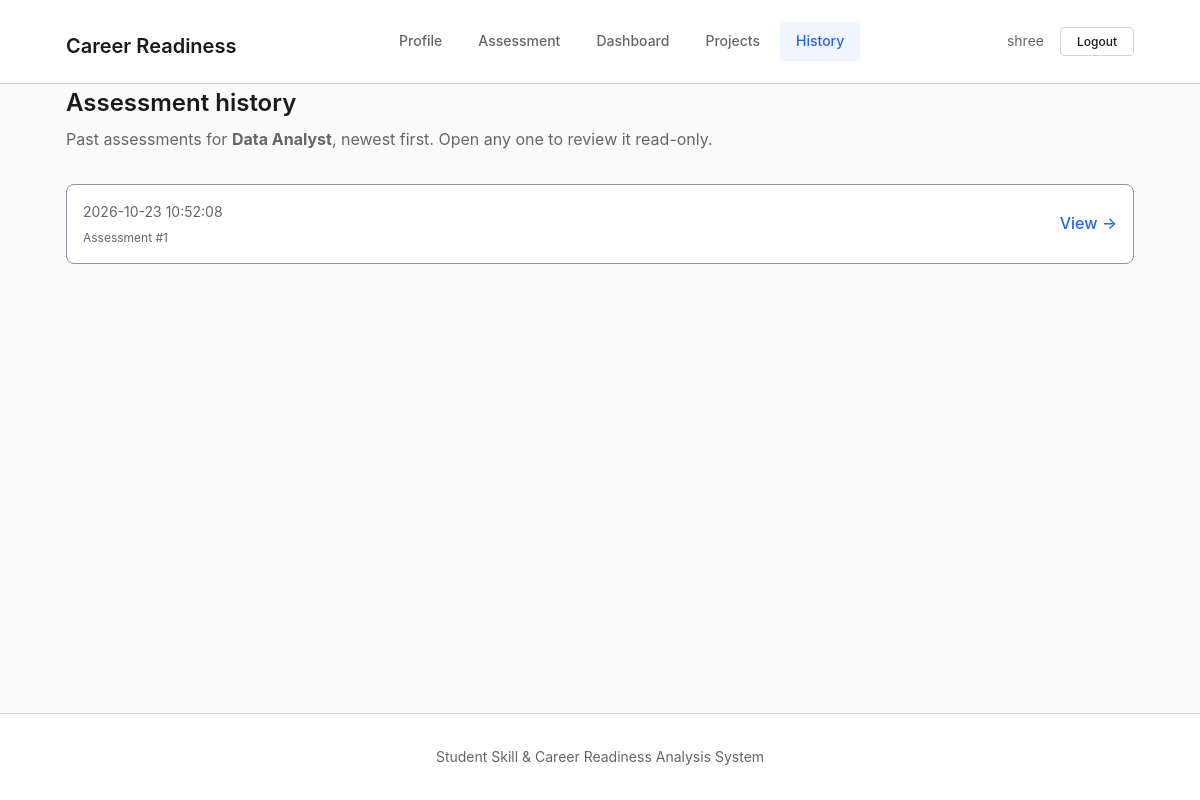
The page /history (signed in) on the database its author committed.
### tables this page shows
CREATE TABLE students (
    id INTEGER PRIMARY KEY AUTOINCREMENT,
    name TEXT NOT NULL,
    email TEXT UNIQUE NOT NULL,
    password_hash TEXT NOT NULL,
    department TEXT,
    study_year INTEGER,
    career_goal TEXT,
    created_at TIMESTAMP DEFAULT CURRENT_TIMESTAMP
);

CREATE TABLE roles (
    id INTEGER PRIMARY KEY AUTOINCREMENT,
    name TEXT NOT NULL UNIQUE,
    description TEXT
);

CREATE TABLE assessments (
    id INTEGER PRIMARY KEY AUTOINCREMENT,
    student_id INTEGER NOT NULL,
    role_id INTEGER NOT NULL,
    created_at TIMESTAMP DEFAULT CURRENT_TIMESTAMP,
    FOREIGN KEY (student_id) REFERENCES students(id) ON DELETE CASCADE,
    FOREIGN KEY (role_id) REFERENCES roles(id) ON DELETE CASCADE
);

### app.py (the view)
@app.route('/history')
@login_required
def history():
    user_id = session['user_id']
    user = auth_service.get_user_by_id(user_id)
    if not user['career_goal']:
        flash('Please select a target role in your profile first.', 'error')
        return redirect(url_for('profile'))
    role = auth_service.get_role_by_name(user['career_goal'])
    assessments = scoring_service.get_assessment_history(user_id, role['id'])
    return render_template('history.html', assessments=assessments, role=role)

### app.py (called while the page is built)
@app.context_processor
def inject_current_user():
    user_id = session.get('user_id')
    if user_id:
        user = auth_service.get_user_by_id(user_id)
        return {'current_user': user}
    return {'current_user': None}

@app.context_processor
def inject_nav_pages():
    pages = [
        ('profile', 'Profile'),
        ('assessment', 'Assessment'),
        ('dashboard', 'Dashboard'),
        ('projects', 'Projects'),
        ('history', 'History'),
    ]
    return {'nav_pages': pages}

def login_required(f):
    from functools import wraps
    @wraps(f)
    def decorated_function(*args, **kwargs):
        user_id = session.get('user_id')
        if not user_id or not auth_service.get_user_by_id(user_id):
            session.clear()
            flash('Please log in to access this page.', 'error')
            return redirect(url_for('login'))
        return f(*args, **kwargs)
    return decorated_function

### services/auth.py (called while the page is built)
    def _get_conn(self):
        conn = sqlite3.connect(self.db_path)
        conn.execute("PRAGMA foreign_keys = ON")
        conn.row_factory = sqlite3.Row
        return conn

    def get_user_by_id(self, user_id):
        conn = self._get_conn()
        try:
            cursor = conn.cursor()
            cursor.execute("SELECT * FROM students WHERE id = ?", (user_id,))
            user = cursor.fetchone()
            return dict(user) if user else None
        finally:
            conn.close()

    def get_role_by_name(self, name):
        conn = self._get_conn()
        try:
            cursor = conn.cursor()
            cursor.execute("SELECT * FROM roles WHERE name = ?", (name,))
            row = cursor.fetchone()
            return dict(row) if row else None
        finally:
            conn.close()

### services/scoring.py (called while the page is built)
    def _get_conn(self):
        conn = sqlite3.connect(self.db_path)
        conn.execute("PRAGMA foreign_keys = ON")
        conn.row_factory = sqlite3.Row
        return conn

    def get_assessment_history(self, student_id: int, role_id: int) -> List[Dict[str, Any]]:
        conn = self._get_conn()
        try:
            cursor = conn.cursor()
            cursor.execute(
                """SELECT * FROM assessments
                   WHERE student_id = ? AND role_id = ?
                   ORDER BY created_at DESC""",
                (student_id, role_id)
            )
            return [dict(row) for row in cursor.fetchall()]
        finally:
            conn.close()

### templates/history.html (shortened to what this page needs)
{% extends "base.html" %}
{% block content %}
<div class="page-header">
    <h2 class="page-title">Assessment history</h2>
    <p class="page-subtitle">Past assessments for <strong>{{ role.name }}</strong>, newest first. Open any one to review it read-only.</p>
</div>
{% if assessments %}
<ul class="history-list">
    {% for a in assessments %}
    <li class="history-item">
        <div>
            <div class="history-date">{{ a.created_at }}</div>
            <div class="form-help">Assessment #{{ a.id }}</div>
        </div>
        <a class="history-link" href="{{ url_for('view_assessment', assessment_id=a.id) }}">View →</a>
    </li>
    {% endfor %}
</ul>
{% endif %}
{% endblock %}

### templates/base.html (shortened to what this page needs)
<!DOCTYPE html>
<html lang="en">
<head>
    <link rel="stylesheet" href="{{ url_for('static', filename='css/style.css') }}">
</head>
<body>
    <header class="site-header">
        <div class="container">
            <h1 class="site-title"><a href="{{ url_for('profile') }}">Career Readiness</a></h1>
            {% if current_user %}
            <nav class="main-nav" aria-label="Main navigation">
                <ul>
                    {% for endpoint, label in nav_pages %}
                    <li>
                        <a href="{{ url_for(endpoint) }}"
                           class="{% if request.endpoint == endpoint %}active{% endif %}">
                            {{ label }}
                        </a>
                    </li>
                    {% endfor %}
                </ul>
            </nav>
            <div class="user-menu">
                <span>{{ current_user.name }}</span>
                <a href="{{ url_for('logout') }}" class="btn btn-secondary btn-sm">Logout</a>
            </div>
            {% endif %}
        </div>
    </header>
    <main class="container">
        {% block content %}{% endblock %}
    </main>
    <footer class="site-footer">
        <div class="container">
            <p>Student Skill & Career Readiness Analysis System</p>
        </div>
    </footer>
</body>
</html>

### static/css/style.css (style rules this page uses)
:root { color-scheme: light; --color-bg: #FAFAFA; --color-surface: #FFFFFF; --color-text: #1A1A1A; --color-text-muted: #666666; --color-border: #D1D5DB; --color-border-strong: #8B93A1; --color-accent: #2563EB; --color-accent-hover: #1D4ED8; --color-accent-light: #EFF6FF; --color-success: #059669; --color-success-light: #ECFDF5; --color-warning: #D97706; --color-warning-light: #FFFBEB; --color-error: #DC2626; --color-error-light: #FEF2F2; --spacing-xs: 4px; --spacing-sm: 8px; --spacing-md: 16px; --spacing-lg: 24px; --spacing-xl: 32px; --spacing-2xl: 48px; --font-sans: -apple-system, BlinkMacSystemFont, 'Segoe UI', Roboto, 'Helvetica Neue', Arial, sans-serif; --font-mono: 'SF Mono', 'Fira Code', 'Fira Mono', Menlo, Consolas, monospace; --radius-sm: 4px; --radius-md: 8px; --shadow-sm: 0 1px 2px rgba(0, 0, 0, 0.06), 0 1px 3px rgba(0, 0, 0, 0.04); --shadow-md: 0 1px 3px rgba(0, 0, 0, 0.08), 0 1px 2px rgba(0, 0, 0, 0.06); --shadow-lg: 0 4px 6px rgba(0, 0, 0, 0.07), 0 2px 4px rgba(0, 0, 0, 0.06); --max-width: 1100px; --font-size-xs: 0.75rem; --font-size-sm: 0.875rem; --font-size-base: 1rem; --font-size-lg: 1.125rem; --font-size-xl: 1.25rem; --font-size-2xl: 1.5rem; --font-size-3xl: 1.875rem; }
* { box-sizing: border-box; margin: 0; padding: 0; }
html { font-size: 16px; -webkit-font-smoothing: antialiased; -moz-osx-font-smoothing: grayscale; }
body { font-family: var(--font-sans); font-size: var(--font-size-base); line-height: 1.6; color: var(--color-text); background-color: var(--color-bg); min-height: 100vh; display: flex; flex-direction: column; }
a { color: var(--color-accent); text-decoration: none; }
.container { width: 100%; max-width: var(--max-width); margin: 0 auto; padding: 0 var(--spacing-md); }
.site-header { background: var(--color-surface); border-bottom: 1px solid var(--color-border); padding: var(--spacing-md) 0; position: sticky; top: 0; z-index: 100; }
.site-header .container { display: flex; align-items: center; justify-content: space-between; gap: var(--spacing-lg); flex-wrap: wrap; }
.site-title a { font-size: var(--font-size-xl); font-weight: 600; color: var(--color-text); text-decoration: none; }
.main-nav ul { display: flex; list-style: none; gap: var(--spacing-xs); }
.main-nav a { display: block; padding: var(--spacing-sm) var(--spacing-md); font-size: var(--font-size-sm); font-weight: 500; color: var(--color-text-muted); border-radius: var(--radius-sm); transition: all 0.15s ease; }
.main-nav a.active { color: var(--color-accent); background: var(--color-accent-light); text-decoration: none; }
.user-menu { display: flex; align-items: center; gap: var(--spacing-md); font-size: var(--font-size-sm); color: var(--color-text-muted); }
.btn { display: inline-flex; align-items: center; justify-content: center; gap: var(--spacing-sm); padding: var(--spacing-sm) var(--spacing-lg); font-size: var(--font-size-sm); font-weight: 500; border-radius: var(--radius-sm); border: 1px solid transparent; cursor: pointer; transition: all 0.15s ease; text-decoration: none; white-space: nowrap; }
.btn-secondary { background: var(--color-surface); color: var(--color-text); border-color: var(--color-border); }
.btn-sm { padding: var(--spacing-xs) var(--spacing-md); font-size: var(--font-size-xs); }
.form-help { display: block; margin-top: var(--spacing-xs); font-size: var(--font-size-xs); color: var(--color-text-muted); }
.history-list { list-style: none; }
.history-item { display: flex; align-items: center; justify-content: space-between; padding: var(--spacing-md); background: var(--color-surface); border: 1px solid var(--color-border-strong); border-radius: var(--radius-md); margin-bottom: var(--spacing-sm); transition: all 0.15s ease; }
.history-date { font-size: var(--font-size-sm); color: var(--color-text-muted); white-space: nowrap; }
.history-link { font-weight: 500; color: var(--color-accent); }
.site-footer { margin-top: auto; padding: var(--spacing-xl) 0; border-top: 1px solid var(--color-border); background: var(--color-surface); }
.site-footer p { font-size: var(--font-size-sm); color: var(--color-text-muted); text-align: center; }
.page-header { margin-bottom: var(--spacing-xl); }
.page-title { font-size: var(--font-size-2xl); font-weight: 600; color: var(--color-text); margin-bottom: var(--spacing-xs); }
.page-subtitle { font-size: var(--font-size-base); color: var(--color-text-muted); }

### rows shown on the page
students: name "shree"
roles: name "Data Analyst"
assessments: created_at "2026-10-23 10:52:08", id "1"

### other values the page prints
{{ label }} "Profile" "Assessment" "Dashboard" "Projects" "History"
